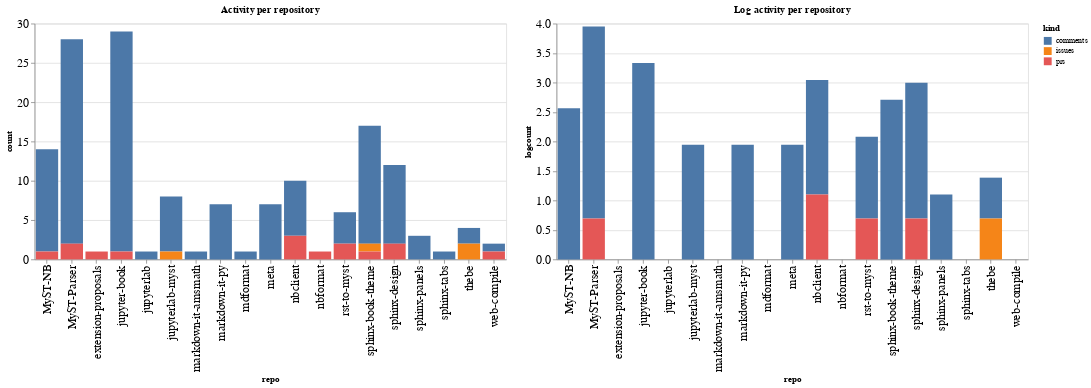

This figure's notebook cell:
### Code cell
ch1 = alt.Chart(repo_summaries, width=600, title="Activity per repository").mark_bar().encode(
    x='repo',
    y='count',
    color='kind',
    tooltip="kind"
)

ch2 = alt.Chart(repo_summaries, width=600, title="Log activity per repository").mark_bar().encode(
    x='repo',
    y='logcount',
    color='kind',
    tooltip="kind"
)

ch1 | ch2

### Figure 1 — Vega-Lite specification as saved in the notebook (floating-point values rounded to 4 significant figures)
{"config": {"axisLeft": {"labelFontSize": 15}, "axisBottom": {"labelFontSize": 15}}, "hconcat": [{"mark": "bar", "encoding": {"color": {"type": "nominal", "field": "kind"}, "tooltip": {"type": "nominal", "field": "kind"}, "x": {"type": "nominal", "field": "repo"}, "y": {"type": "quantitative", "field": "count"}}, "title": "Activity per repository", "width": 600}, {"mark": "bar", "encoding": {"color": {"type": "nominal", "field": "kind"}, "tooltip": {"type": "nominal", "field": "kind"}, "x": {"type": "nominal", "field": "repo"}, "y": {"type": "quantitative", "field": "logcount"}}, "title": "Log activity per repository", "width": 600}], "data": {"name": "data-8db67b6fc2e7a2c44895252a0c45c893"}, "$schema": "https://vega.github.io/schema/vega-lite/v4.8.1.json", "datasets": {"data-8db67b6fc2e7a2c44895252a0c45c893": [{"repo": "MyST-NB", "kind": "comments", "count": 13, "logcount": 2.565}, {"repo": "MyST-NB", "kind": "prs", "count": 1, "logcount": 0.0}, {"repo": "MyST-Parser", "kind": "comments", "count": 26, "logcount": 3.258}, {"repo": "MyST-Parser", "kind": "prs", "count": 2, "logcount": 0.6931}, {"repo": "extension-proposals", "kind": "prs", "count": 1, "logcount": 0.0}, {"repo": "jupyter-book", "kind": "comments", "count": 28, "logcount": 3.332}, {"repo": "jupyter-book", "kind": "prs", "count": 1, "logcount": 0.0}, {"repo": "jupyterlab", "kind": "comments", "count": 1, "logcount": 0.0}, {"repo": "jupyterlab-myst", "kind": "comments", "count": 7, "logcount": 1.946}, {"repo": "jupyterlab-myst", "kind": "issues", "count": 1, "logcount": 0.0}, {"repo": "markdown-it-amsmath", "kind": "comments", "count": 1, "logcount": 0.0}, {"repo": "markdown-it-py", "kind": "comments", "count": 7, "logcount": 1.946}, {"repo": "mdformat", "kind": "comments", "count": 1, "logcount": 0.0}, {"repo": "meta", "kind": "comments", "count": 7, "logcount": 1.946}, {"repo": "nbclient", "kind": "comments", "count": 7, "logcount": 1.946}, {"repo": "nbclient", "kind": "prs", "count": 3, "logcount": 1.099}, {"repo": "nbformat", "kind": "prs", "count": 1, "logcount": 0.0}, {"repo": "rst-to-myst", "kind": "comments", "count": 4, "logcount": 1.386}, {"repo": "rst-to-myst", "kind": "prs", "count": 2, "logcount": 0.6931}, {"repo": "sphinx-book-theme", "kind": "comments", "count": 15, "logcount": 2.708}, {"repo": "sphinx-book-theme", "kind": "issues", "count": 1, "logcount": 0.0}, {"repo": "sphinx-book-theme", "kind": "prs", "count": 1, "logcount": 0.0}, {"repo": "sphinx-design", "kind": "comments", "count": 10, "logcount": 2.303}, {"repo": "sphinx-design", "kind": "prs", "count": 2, "logcount": 0.6931}, {"repo": "sphinx-panels", "kind": "comments", "count": 3, "logcount": 1.099}, {"repo": "sphinx-tabs", "kind": "comments", "count": 1, "logcount": 0.0}, {"repo": "thebe", "kind": "comments", "count": 2, "logcount": 0.6931}, {"repo": "thebe", "kind": "issues", "count": 2, "logcount": 0.6931}, {"repo": "web-compile", "kind": "comments", "count": 1, "logcount": 0.0}, {"repo": "web-compile", "kind": "prs", "count": 1, "logcount": 0.0}]}}
